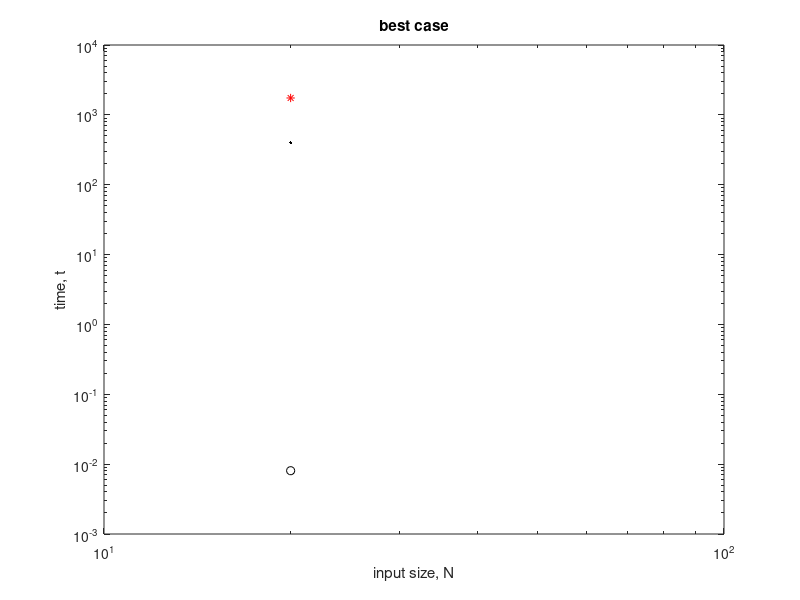

Write MATLAB code to recreate this figure. (Note: this script raises an error after producing the figure.)
% Algorithms and Complexity                               August 08, 2022
% IST4310
% Prof. M Diaz-Maldonado
%
% Synopsis:
% Plots the average number of comparisons and the average elapsed time
% as a function of the input size.
%
%
% Copyright (c) 2022 Misael Diaz-Maldonado
% This file is released under the GNU General Public License as published
% by the Free Software Foundation, either version 3 of the License, or
% (at your option) any later version.
%
%
% References:
% [0] JJ McConnell, Analysis of Algorithms, 2nd edition
% [1] TH Cormen, CE Leiserson, RL Rivest, C Stein, Introduction to
%     Algorithms, 4th edition
% [2] A Gilat, MATLAB: An Introduction with Applications, 6th edition

clear
close all
clc

% """ imports the experimental data """



%Elegimos el archivo para extraer,recuerde elegir el nombre de file,
%cambiar el titulo y nombre de la imagen que se guardara

%data = load("databest.txt");
data = load("dataworst.txt");
size  = data(:, 1);
comps = data(:, 2);
etime = data(:, 3);

% """ visualization """

% creates a figure
figure(1)
% computes scaling constants to improve presentation
c1 = mean(size.^2) / mean(comps);
c2 = mean(size.^2) / mean(etime);
% plots the expected (theoretical) time as a function of size
loglog(size, size.^2,    'color', 'black', 'linestyle', '--', ...
       'DisplayName', 'quadratic')
hold on
% plots the elapsed time (nanoseconds) as a function of size
loglog(size,  etime, 'color', 'black',  'linestyle', 'none', ...
       'marker', 'o', 'DisplayName', 'elapsed-time')
% plots the number of comparisons as a function of size
loglog(size, comps, 'color', 'red', 'linestyle', 'none', ...
       'marker', '*', 'DisplayName', 'comparisons')
xlabel('input size, N')
ylabel('time, t')
title('best case')
legend('location', 'NW')

% exports the figure in PNG with 600 DPI
print('average2.png', '-dpng', '-r600')
